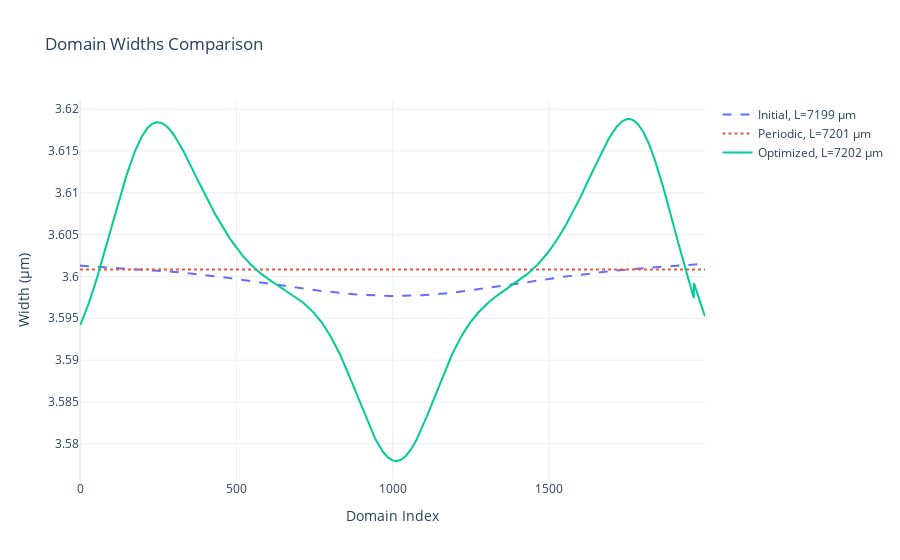
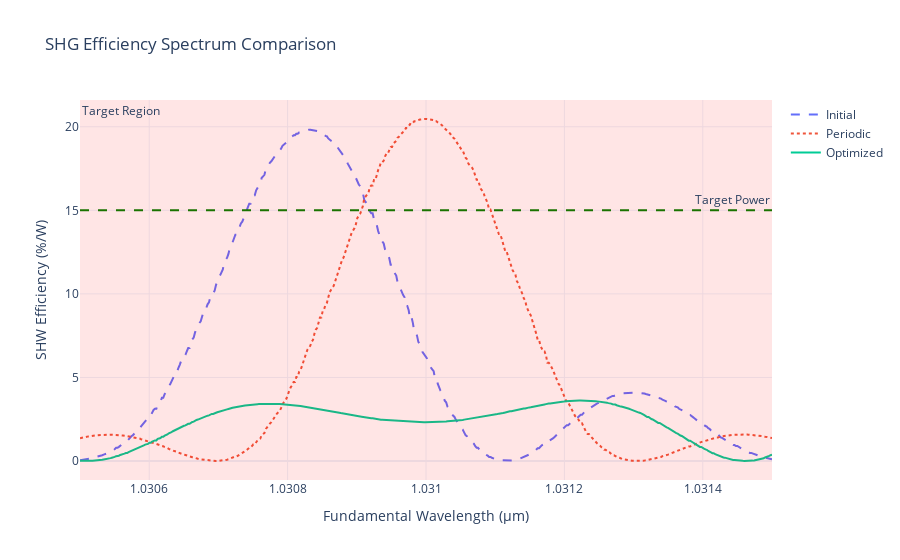
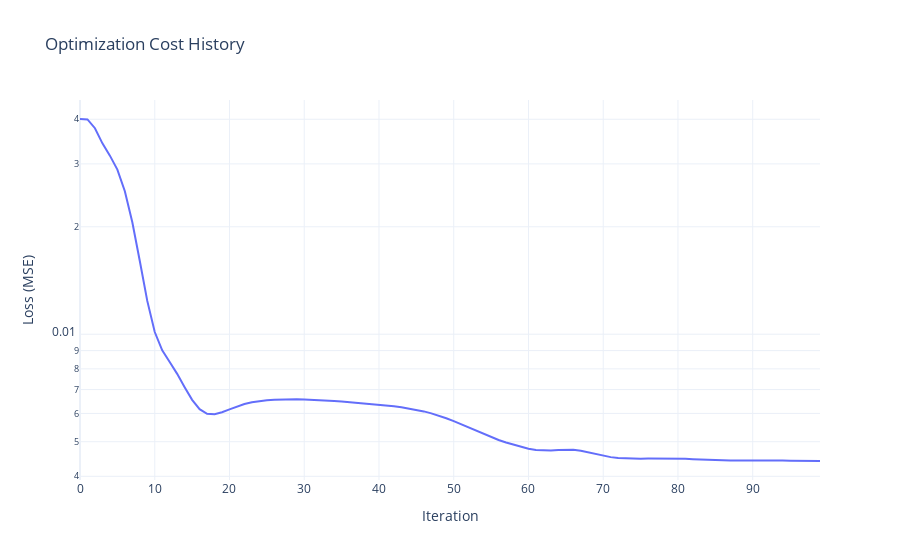

Write notebook code for charts like these, in order.
### Code cell
# Visualize optimization results
plot_domain_widths(initial_widths, optimized_widths, periodic_widths)
plot_shw_eff_spectrum(initial_widths, optimized_widths, periodic_widths, sim_params, config)
plot_cost_history(loss_history)

### Figure 1 — Plotly figure (JSON) as saved in the notebook; plotly's stock layout.template omitted (floating-point values rounded to 4 significant figures; data arrays with more than 128 entries replaced by an {"elided": "..."} marker saying what was removed)
{"data": [{"line": {"dash": "dash"}, "mode": "lines", "name": "Initial, L=7199 µm", "type": "scatter", "y": {"elided": "2000 float values"}}, {"line": {"dash": "dot"}, "mode": "lines", "name": "Periodic, L=7201 µm", "type": "scatter", "y": {"elided": "2000 float values"}}, {"mode": "lines", "name": "Optimized, L=7202 µm", "type": "scatter", "y": {"elided": "2000 float values"}}], "layout": {"title": {"text": "Domain Widths Comparison"}, "xaxis": {"title": {"text": "Domain Index"}}, "yaxis": {"title": {"text": "Width (μm)"}}}}

### Figure 2 — Plotly figure (JSON) as saved in the notebook; plotly's stock layout.template omitted (floating-point values rounded to 4 significant figures; data arrays with more than 128 entries replaced by an {"elided": "..."} marker saying what was removed)
{"data": [{"line": {"dash": "dash"}, "mode": "lines", "name": "Initial", "type": "scatter", "x": {"elided": "500 float values"}, "y": {"elided": "500 float values"}}, {"line": {"dash": "dot"}, "mode": "lines", "name": "Periodic", "type": "scatter", "x": {"elided": "500 float values"}, "y": {"elided": "500 float values"}}, {"mode": "lines", "name": "Optimized", "type": "scatter", "x": {"elided": "500 float values"}, "y": {"elided": "500 float values"}}], "layout": {"annotations": [{"showarrow": false, "text": "Target Power", "x": 1, "xanchor": "right", "xref": "x domain", "y": 15, "yanchor": "bottom", "yref": "y"}, {"showarrow": false, "text": "Target Region", "x": 1.03, "xanchor": "left", "xref": "x", "y": 1, "yanchor": "top", "yref": "y domain"}], "shapes": [{"line": {"color": "green", "dash": "dash", "width": 2}, "type": "line", "x0": 0, "x1": 1, "xref": "x domain", "y0": 15, "y1": 15, "yref": "y"}, {"fillcolor": "red", "line": {"width": 0}, "opacity": 0.1, "type": "rect", "x0": 1.03, "x1": 1.031, "xref": "x", "y0": 0, "y1": 1, "yref": "y domain"}], "title": {"text": "SHG Efficiency Spectrum Comparison"}, "xaxis": {"title": {"text": "Fundamental Wavelength (μm)"}}, "yaxis": {"title": {"text": "SHW Efficiency (%/W)"}}}}

### Figure 3 — Plotly figure (JSON) as saved in the notebook; plotly's stock layout.template omitted (floating-point values rounded to 4 significant figures)
{"data": [{"mode": "lines", "name": "Loss", "type": "scatter", "y": [0.04007, 0.03995, 0.03776, 0.03425, 0.03164, 0.02891, 0.02514, 0.02059, 0.01604, 0.0124, 0.01014, 0.009013, 0.008359, 0.007746, 0.007108, 0.006549, 0.006169, 0.005989, 0.00597, 0.006046, 0.006161, 0.006277, 0.006374, 0.006449, 0.006501, 0.006536, 0.006557, 0.006569, 0.006574, 0.006573, 0.006568, 0.006558, 0.006544, 0.006526, 0.006505, 0.006482, 0.006456, 0.00643, 0.006403, 0.006376, 0.006348, 0.006318, 0.006284, 0.006245, 0.0062, 0.006145, 0.00608, 0.006004, 0.005917, 0.005818, 0.00571, 0.005595, 0.005477, 0.00536, 0.00525, 0.005149, 0.005057, 0.004975, 0.0049, 0.004832, 0.004776, 0.004738, 0.004723, 0.004728, 0.004744, 0.004755, 0.004748, 0.004718, 0.00467, 0.004615, 0.004566, 0.004528, 0.004503, 0.00449, 0.004484, 0.004483, 0.004485, 0.004487, 0.004489, 0.004489, 0.004485, 0.004478, 0.004468, 0.004456, 0.004444, 0.004435, 0.00443, 0.004429, 0.00443, 0.004433, 0.004435, 0.004436, 0.004435, 0.004432, 0.004428, 0.004425, 0.004421, 0.004419, 0.004417, 0.004416]}], "layout": {"title": {"text": "Optimization Cost History"}, "xaxis": {"title": {"text": "Iteration"}}, "yaxis": {"title": {"text": "Loss (MSE)"}, "type": "log"}}}
